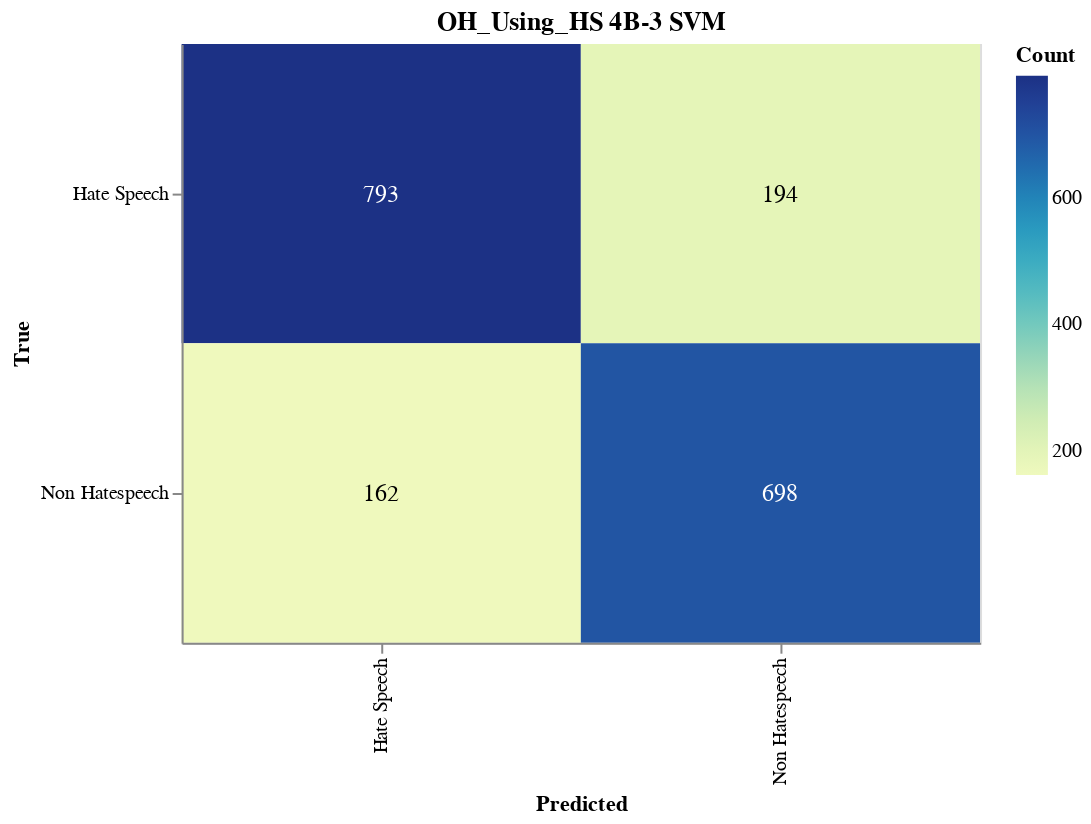

The cell this chart's notebook holds for it:
### Markdown cell above
#### Save Confusion Matrix

### Code cell
import altair as alt
import pandas as pd
from sklearn.metrics import confusion_matrix

# Calculate the confusion matrix
cm = confusion_matrix(true_labels, adjusted_predictions)

# Define class names
class_names = ['Hate Speech', 'Non Hatespeech']

# Convert confusion matrix to DataFrame
cm_df = pd.DataFrame(cm, index=class_names, columns=class_names).reset_index().melt(id_vars='index')
cm_df.columns = ['True', 'Predicted', 'Count']

# Ensure the order of categories
cm_df['True'] = pd.Categorical(cm_df['True'], categories=class_names, ordered=True)
cm_df['Predicted'] = pd.Categorical(cm_df['Predicted'], categories=class_names, ordered=True)

# Create the Altair plot
heatmap = alt.Chart(cm_df).mark_rect().encode(
    x=alt.X('Predicted:O', sort=class_names),
    y=alt.Y('True:O', sort=class_names),
    color='Count:Q',
    tooltip=['True', 'Predicted', 'Count']
).properties(
    width=400,
    height=300,
    title='OH_Using_HS 4B-3 SVM'
)

# Add text labels
text = heatmap.mark_text(
    align='center',
    baseline='middle',
    fontSize=12
).encode(
    text='Count:Q',
    color=alt.condition(
        alt.datum.Count > cm.max() / 2,
        alt.value('white'),
        alt.value('black')
    )
)

# Combine heatmap and text
final_chart = heatmap + text

# Display the plot
final_chart.show()

### Figure 1 — Vega-Lite specification as saved in the notebook (floating-point values rounded to 4 significant figures)
{"config": {"view": {"continuousWidth": 300, "continuousHeight": 300}}, "layer": [{"mark": {"type": "rect"}, "encoding": {"color": {"field": "Count", "type": "quantitative"}, "tooltip": [{"field": "True", "type": "ordinal"}, {"field": "Predicted", "type": "ordinal"}, {"field": "Count", "type": "quantitative"}], "x": {"field": "Predicted", "sort": ["Hate Speech", "Non Hatespeech"], "type": "ordinal"}, "y": {"field": "True", "sort": ["Hate Speech", "Non Hatespeech"], "type": "ordinal"}}, "title": "OH_Using_HS 4B-3 SVM"}, {"mark": {"type": "text", "align": "center", "baseline": "middle", "fontSize": 12}, "encoding": {"color": {"condition": {"test": "(datum.Count > 396.5)", "value": "white"}, "value": "black"}, "text": {"field": "Count", "type": "quantitative"}, "tooltip": [{"field": "True", "type": "ordinal"}, {"field": "Predicted", "type": "ordinal"}, {"field": "Count", "type": "quantitative"}], "x": {"field": "Predicted", "sort": ["Hate Speech", "Non Hatespeech"], "type": "ordinal"}, "y": {"field": "True", "sort": ["Hate Speech", "Non Hatespeech"], "type": "ordinal"}}, "title": "OH_Using_HS 4B-3 SVM"}], "data": {"name": "data-8a72b2f5a9256b062826f6d3eaadd161"}, "height": 300, "width": 400, "$schema": "https://vega.github.io/schema/vega-lite/v5.17.0.json", "datasets": {"data-8a72b2f5a9256b062826f6d3eaadd161": [{"True": "Hate Speech", "Predicted": "Hate Speech", "Count": 793}, {"True": "Non Hatespeech", "Predicted": "Hate Speech", "Count": 162}, {"True": "Hate Speech", "Predicted": "Non Hatespeech", "Count": 194}, {"True": "Non Hatespeech", "Predicted": "Non Hatespeech", "Count": 698}]}}
